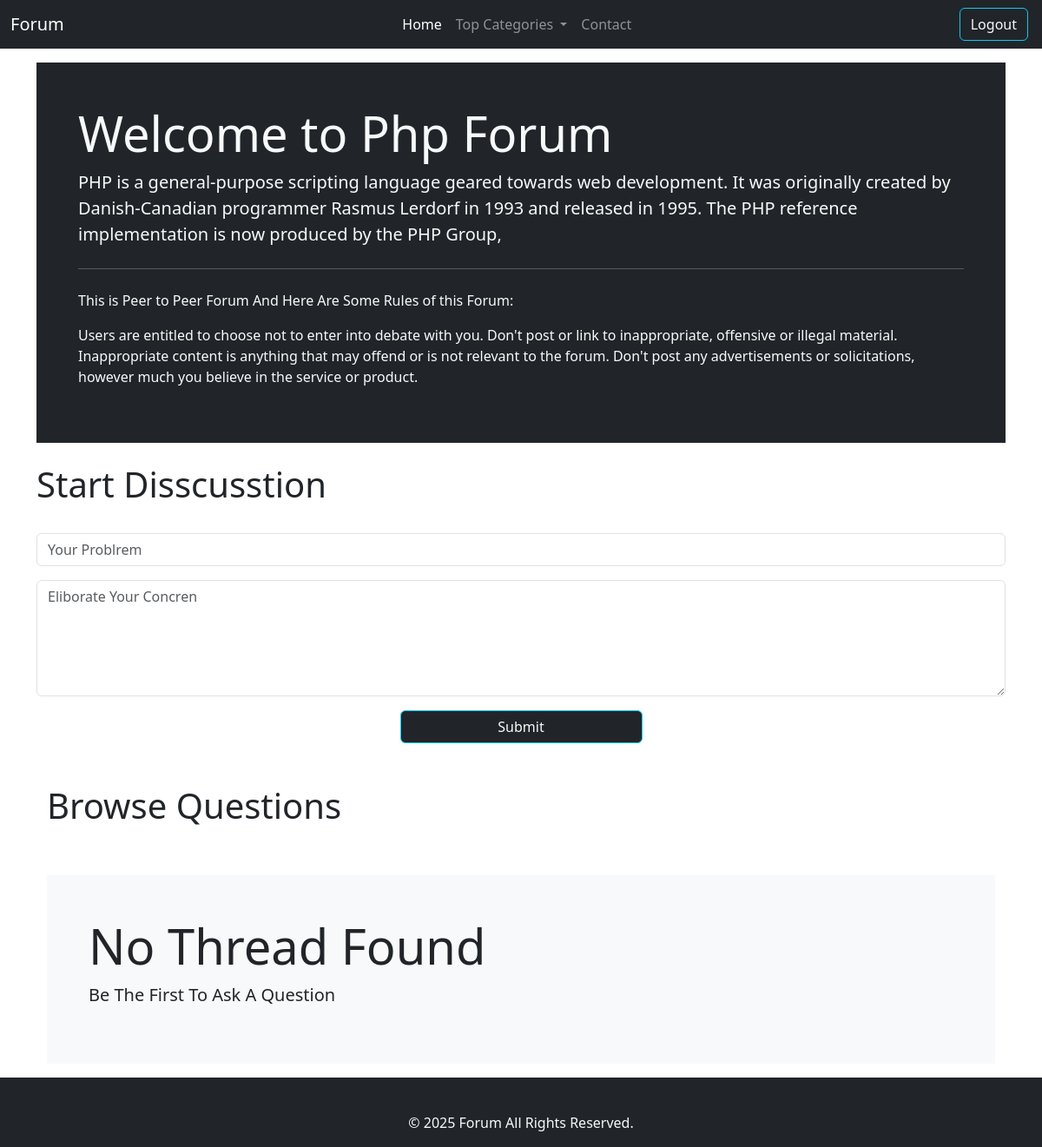
Screenshot of /threadlist.php?catid=4 (signed in) with the database file from the repository.
### tables this page shows
CREATE TABLE `categories` (
  `category_id` int(20) NOT NULL,
  `category_name` varchar(255) NOT NULL,
  `category_description` varchar(255) NOT NULL,
  `created_date` date NOT NULL DEFAULT current_timestamp()
);

### threadlist.php (the view, shortened to what this page needs)
<!DOCTYPE html>
<html lang="en">
<head>
    <link rel="stylesheet" href="https://cdn.jsdelivr.net/npm/bootstrap@4.0.0/dist/css/bootstrap.min.css"
>
    <link href="https://cdn.jsdelivr.net/npm/bootstrap@5.3.3/dist/css/bootstrap.min.css" rel="stylesheet"
>
</head>
<body>
    <?php
include "loginsystem/db_connect.php";
include "components/header.php";
?>
    <?php
$id = $_GET['catid'];
$sql = "SELECT * FROM `categories` WHERE `category_id` = $id";
$result = $con->query($sql);
while($rows = mysqli_fetch_assoc($result)){
$catname = $rows['category_name'];
$catdesc = $rows['category_description'];
}
?>
    <div class="container my-3" id="container">
        <div class="bg-dark text-light p-5 rounded-lg ">
            <h1 class="display-4">Welcome to <?php echo $catname ?> Forum</h1>
            <p class="lead"> <?php echo $catdesc ?> </p>
            <hr class="my-4">
            <p>This is Peer to Peer Forum And Here Are Some Rules of this Forum:</p>
            <p>Users are entitled to choose not to enter into debate with you. Don't post or link to inappropriate,
                offensive or illegal material. Inappropriate content is anything that may offend or is not relevant to
                the forum. Don't post any advertisements or solicitations, however much you believe in the service or
                product.</p>
        </div>
        <?php
if(isset($_SESSION['loggedin']) && $_SESSION['loggedin'] == true){
echo '
<div class="row my-4">
  <h1>Start Disscusstion</h1>
</div>
  <div div class="row text-center">
  <div class="col-md-12">
 <form method = "post" action="'.$_SERVER["REQUEST_URI"].'">
  <div class="mb-3">
    <input type="text" class="form-control" id="title" name="title" aria-describedby="title" placeholder="Your Problrem" name="title">
  </div>
  <div class="mb-3">
  <textarea class="form-control" id="description" name="description" rows="5" placeholder="Eliborate Your Concren"></textarea>
</div>
  <button type="submit" class="btn btn-outline-info btn-dark text-light w-25">Submit</button>
</form>
  </div>
  </div>';
  }
  ?>
        <div class="container my-5">
            <div class="row">
                <h1>Browse Questions</h1>
            </div>
        </div>
        <?php
$noresult = true;
if($noresult){
  echo '
  <div class="container">
  <div class="bg-light p-5 rounded-lg ">
  <h1 class="display-4">No Thread Found</h1>
  <p class="lead"> Be The First To Ask A Question </p>
  </div>
  </div>
  ';
}
?>
    </div>
    <?php include "components/footer.php";?>
</body>
</html>

### threadlist.php (style rules this page uses)
#container { min-height: 95vh; }

### rows the page displays
categories: category_name "Php", category_description "PHP is a general-purpose scripting language geared towards web development. It was originally created by Danish-Canadian programmer Rasmus Lerdorf in 1993 and released in 1995. The PHP reference implementation is now produced by the PHP Group,"
